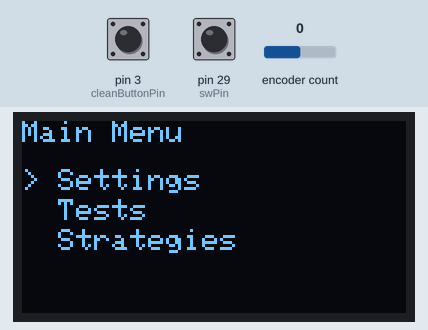
Recording of a sketch running on a simulated Arduino Mega 2560, built with avr-gcc and run on an emulated ATmega2560. Parts: 128×64 one-colour display. The inputs (shaded band) are chosen by the test bench; at power-on: pin 29 (swPin) HIGH, encoder count 0, pin 3 (cleanButtonPin) HIGH.

Above: at 3.7 s.
3.8 s: pin 29 (swPin) pulled LOW for 1 s
At 6.0 s:
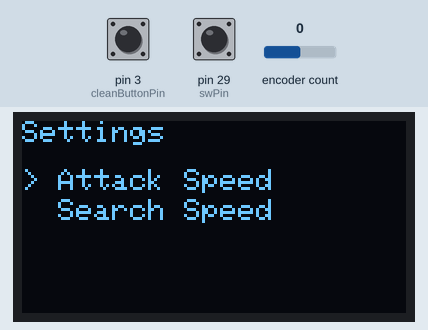
6.9 s: encoder count set to -1
At 7.3 s:
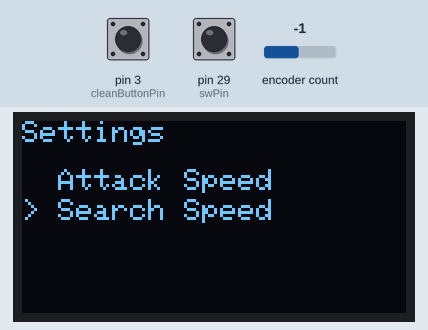
8.4 s: pin 29 (swPin) pulled LOW for 0.15 s
At 9.6 s:
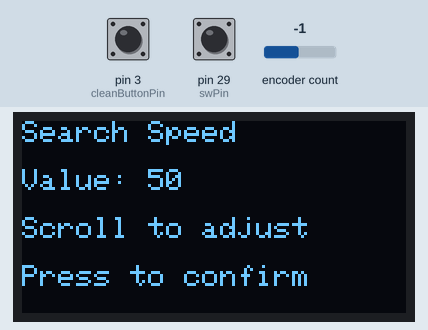
10.0 s: pin 29 (swPin) pulled LOW for 0.15 s
At 10.8 s:
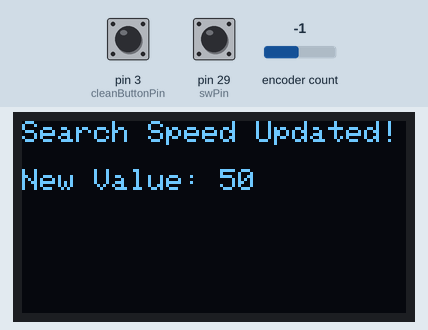
12.5 s: pin 3 (cleanButtonPin) pulled LOW for 0.15 s
At 13.7 s:
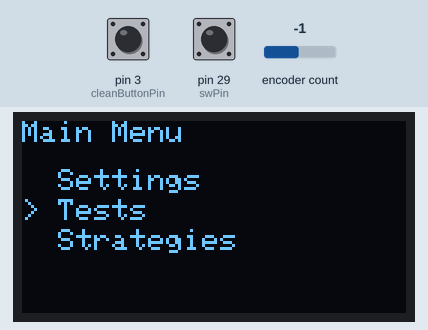
14.1 s: encoder count set to 0
At 15.1 s:
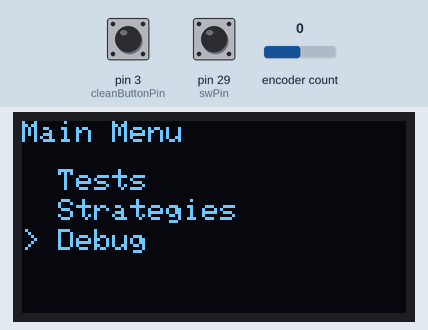
Timing chart, 0 to 16.6 s (numbered marks = the images above; inputs shaded):
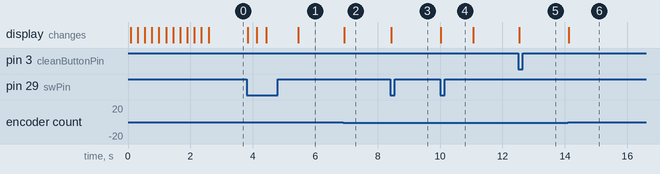

The sketch:

cod_oled_encoder.ino
```cpp
#include "Pins.h"
#include "Rotary.h"
#include "Screen.h"
#include "MenuSystem.h"

void setup() {
    setupRotary();     // Initialize rotary encoder
    setupScreen();     // Initialize OLED screen
    setupMenu();       // Initialize menu system
}

void loop() {
    handleRotary();    // Read rotary encoder input
    updateMenu();      // Update the menu based on encoder position

    // Check for button press
    if (encoderClick) {
        handleMenuClick(); // Navigate into the selected submenu
    }
}
```

menuSystem.cpp
```cpp
#include "MenuSystem.h"
#include "Screen.h"
#include "Rotary.h"
#include "Pins.h"


#define BLACK 0
#define WHITE 1

// Menu States
enum MenuState {
  MAIN_MENU,
  SETTINGS_MENU,
  TEST_MENU,
  STRATEGIES_MENU,
  DEBUG_MENU,
  BATTLE_MODE,
  ADJUST_ATTACK_SPEED,
  ADJUST_SEARCH_SPEED,
  WELCOME_SCREEN
};

MenuState currentState = WELCOME_SCREEN;

// Menu Items
const char *mainMenu[] = {"Settings", "Tests", "Strategies", "Debug", "Battle Mode"};
const int mainMenuSize = 5;

const char *settingsMenu[] = {"Attack Speed", "Search Speed"};
const int settingsMenuSize = 2;

// Variables for adjustments
int attackSpeed = 50; // Default Attack Speed
int searchSpeed = 50; // Default Search Speed
int selectedItem = 0; // Tracks selected menu item
int visibleStartIndex = 0; // Tracks the start index for scrolling
int tempValue = 0; // Temporary value for adjustment


unsigned long lastInteractionTime = 0;
const unsigned long interactionDebounce = 300;

// Function Declarations
void displayWelcomeScreen();
void displayProgressBar(int progress);
void displayMainMenu();
void displaySettingsMenu();
void displayTestMenu();
void displayStrategiesMenu();
void displayDebugMenu();
void displayBattleModeMenu();
void displayAdjustMenu(const char *label, int value);
void displayConfirmation(const char *label, int value);
void handleMenuClick();
void handleBackButton();
void updateMenu();

void setupMenu() {
  pinMode(cleanButtonPin, INPUT_PULLUP); // Back button
  displayWelcomeScreen(); // Start at the welcome screen
}

void displayWelcomeScreen() {
  display.clearDisplay();
  display.setCursor(20, 0);
  display.setTextSize(2); // Larger text for the title
  display.println("Mark");

  display.setTextSize(1);
  display.setCursor(0, 32);
  display.println("Setting up files...");

  for (int i = 0; i <= 100; i += 10) {
    displayProgressBar(i);
    delay(200); // Simulate setup delay
  }

  currentState = MAIN_MENU; // Transition to the main menu after setup
  displayMainMenu();
}

void displayProgressBar(int progress) {
  display.fillRect(0, 48, 128, 8, BLACK); // Clear the progress bar area
  display.drawRect(0, 48, 128, 8, WHITE); // Draw the border of the progress bar
  display.fillRect(2, 50, (progress * 124) / 100, 4, WHITE); // Fill the progress
  display.display();
}

void displayMainMenu() {
  display.clearDisplay();
  display.setCursor(0, 0);
  display.println("Main Menu");

  for (int i = 0; i < 3 && (visibleStartIndex + i) < mainMenuSize; i++) { // Show up to 3 items
    display.setCursor(0, 16 + i * 10);
    display.print((selectedItem == (visibleStartIndex + i)) ? "> " : "  ");
    display.println(mainMenu[visibleStartIndex + i]);
  }

  display.display();
}

void displaySettingsMenu() {
  display.clearDisplay();
  display.setCursor(0, 0);
  display.println("Settings");
  for (int i = 0; i < settingsMenuSize; i++) {
    display.setCursor(0, 16 + i * 10);
    display.print((selectedItem == i) ? "> " : "  ");
    display.println(settingsMenu[i]);
  }
  display.display();
}

void displayTestMenu() {
  display.clearDisplay();
  display.setCursor(0, 0);
  display.println("Tests Menu");
  display.setCursor(0, 16);
  display.println("Placeholder for Tests");
  display.display();
}

void displayStrategiesMenu() {
  display.clearDisplay();
  display.setCursor(0, 0);
  display.println("Strategies Menu");
  display.setCursor(0, 16);
  display.println("Placeholder for Strategies");
  display.display();
}

void displayDebugMenu() {
  display.clearDisplay();
  display.setCursor(0, 0);
  display.println("Debug Menu");
  display.setCursor(0, 16);
  display.println("Placeholder for Debug");
  display.display();
}

void displayBattleModeMenu() {
  display.clearDisplay();
  display.setCursor(0, 0);
  display.println("Battle Mode");
  display.setCursor(0, 16);
  display.println("Placeholder for Battle Mode");
  display.display();
}

void displayAdjustMenu(const char *label, int value) {
  display.clearDisplay();
  display.setCursor(0, 0);
  display.println(label);
  display.setCursor(0, 16);
  display.print("Value: ");
  display.println(value);
  display.setCursor(0, 32);
  display.println("Scroll to adjust");
  display.setCursor(0, 48);
  display.println("Press to confirm");
  display.display();
}

void displayConfirmation(const char *label, int value) {
  display.clearDisplay();
  display.setCursor(0, 0);
  display.print(label);
  display.println(" Updated!");
  display.setCursor(0, 16);
  display.print("New Value: ");
  display.println(value);
  display.display();
  delay(1000);
}

void handleMenuClick() {
    unsigned long currentTime = millis();
    if (currentTime - lastInteractionTime < interactionDebounce) return;
    lastInteractionTime = currentTime;

    if (currentState == MAIN_MENU) {
        // Handle Main Menu navigation
        switch (selectedItem) {
            case 0: currentState = SETTINGS_MENU; displaySettingsMenu(); break;
            case 1: currentState = TEST_MENU; displayTestMenu(); break;
            case 2: currentState = STRATEGIES_MENU; displayStrategiesMenu(); break;
            case 3: currentState = DEBUG_MENU; displayDebugMenu(); break;
            case 4: currentState = BATTLE_MODE; displayBattleModeMenu(); break;
        }
    } else if (currentState == SETTINGS_MENU) {
        // Handle Settings Menu navigation
        if (selectedItem == 0) {
            currentState = ADJUST_ATTACK_SPEED;
            tempValue = attackSpeed; // Start adjustment with current value
            displayAdjustMenu("Attack Speed", tempValue);
        } else if (selectedItem == 1) {
            currentState = ADJUST_SEARCH_SPEED;
            tempValue = searchSpeed; // Start adjustment with current value
            displayAdjustMenu("Search Speed", tempValue);
        }
    } else if (currentState == ADJUST_ATTACK_SPEED || currentState == ADJUST_SEARCH_SPEED) {
        // Confirm value adjustment
        if (currentState == ADJUST_ATTACK_SPEED) {
            attackSpeed = tempValue;
            displayConfirmation("Attack Speed", attackSpeed);
        } else if (currentState == ADJUST_SEARCH_SPEED) {
            searchSpeed = tempValue;
            displayConfirmation("Search Speed", searchSpeed);
        }
        // Return to Settings Menu
        currentState = SETTINGS_MENU;
        displaySettingsMenu();
    }
}


void handleBackButton() {
  unsigned long currentTime = millis();
  if (currentTime - lastInteractionTime < interactionDebounce) return;
  lastInteractionTime = currentTime;

  switch (currentState) {
    case SETTINGS_MENU:
    case TEST_MENU:
    case STRATEGIES_MENU:
    case DEBUG_MENU:
    case BATTLE_MODE:
      currentState = MAIN_MENU;
      displayMainMenu();
      break;
    case ADJUST_ATTACK_SPEED:
    case ADJUST_SEARCH_SPEED:
      currentState = SETTINGS_MENU;
      displaySettingsMenu();
      break;
    case MAIN_MENU:
    case WELCOME_SCREEN:
      break; // No action
  }
}

void updateMenu() {
  static long lastPosition = 0;

  if (encoderPosition != lastPosition) {
    int delta = encoderPosition - lastPosition;
    lastPosition = encoderPosition;

    int currentMenuSize = (currentState == MAIN_MENU) ? mainMenuSize : settingsMenuSize;

    if (currentState == MAIN_MENU || currentState == SETTINGS_MENU) {
      selectedItem += delta;
      if (selectedItem < 0) selectedItem = currentMenuSize - 1;  // Wrap around to the last item
      if (selectedItem >= currentMenuSize) selectedItem = 0;     // Wrap around to the first item

      if (selectedItem < visibleStartIndex) visibleStartIndex = selectedItem;
      if (selectedItem >= visibleStartIndex + 3) visibleStartIndex = selectedItem - 2;

      if (currentState == MAIN_MENU) {
        displayMainMenu();
      } else if (currentState == SETTINGS_MENU) {
        displaySettingsMenu();
      }
    } else if (currentState == ADJUST_ATTACK_SPEED || currentState == ADJUST_SEARCH_SPEED) {
      tempValue += delta * 5;
      if (tempValue < 0) tempValue = 0;
      if (tempValue > 100) tempValue = 100;

      if (currentState == ADJUST_ATTACK_SPEED) {
        displayAdjustMenu("Attack Speed", tempValue);
      } else if (currentState == ADJUST_SEARCH_SPEED) {
        displayAdjustMenu("Search Speed", tempValue);
      }
    }
  }

  if (digitalRead(cleanButtonPin) == LOW) {
    handleBackButton();
  }
}
```

menuSystem.h
```cpp
#ifndef MENU_SYSTEM_H
#define MENU_SYSTEM_H

#include <Arduino.h>

// Function Declarations
void setupMenu();
void updateMenu();
void displayMainMenu();
void handleMenuClick();
void displaySettingsMenu();
void displayTestMenu();

#endif // MENU_SYSTEM_H
```

rotary.cpp
```cpp
#include "Rotary.h"
#include "Pins.h"

Encoder myEnc(clkPin, dtPin);
volatile long encoderPosition = 0;
volatile bool encoderClick = false;

void setupRotary() {
    pinMode(clkPin, INPUT_PULLUP);
    pinMode(dtPin, INPUT_PULLUP);
    pinMode(swPin, INPUT_PULLUP); // Configure the button pin
    encoderPosition = myEnc.read() / 2; // Initialize position scaling
}

void handleRotary() {
    static long lastPosition = 0;

    // Read the encoder position
    long currentPosition = myEnc.read() / 2; // Adjust for 2 steps per detent
    if (currentPosition != lastPosition) {
        encoderPosition = currentPosition;
        lastPosition = currentPosition;
    }

    // Read the button state
    encoderClick = (digitalRead(swPin) == LOW);
}
```

rotary.h
```cpp
#ifndef ROTARY_H
#define ROTARY_H

#include <Encoder.h>

// Encoder Object
extern Encoder myEnc;

// Rotary Encoder Functions
void setupRotary();
void handleRotary();

extern volatile long encoderPosition; // Tracks the encoder position
extern volatile bool encoderClick;    // Tracks encoder button state

#endif // ROTARY_H
```

screen.cpp
```cpp
#include "Screen.h"

// Define the display object
Adafruit_SH1106G display(SCREEN_WIDTH, SCREEN_HEIGHT, &Wire, OLED_RESET);

void setupScreen() {
    if (!display.begin(I2C_ADDRESS, OLED_RESET)) {
        for (;;) {} // Halt if the display fails to initialize
    }
    display.clearDisplay();
    display.setTextSize(1);
    display.setTextColor(SH110X_WHITE);
    display.display();
}
```

screen.h
```cpp
#ifndef SCREEN_H
#define SCREEN_H

#include <Adafruit_SH110X.h>

// OLED Configuration
#define SCREEN_WIDTH 128
#define SCREEN_HEIGHT 64
#define OLED_RESET -1
#define I2C_ADDRESS 0x3D

// Declare the display object as extern
extern Adafruit_SH1106G display;

void setupScreen();

#endif // SCREEN_H
```

pins.cpp
```cpp
#include "Pins.h"
#include <Arduino.h>

void setupPins() {
  // Rotary Encoder Pins
  pinMode(clkPin, INPUT);
  pinMode(dtPin, INPUT);
  pinMode(swPin, INPUT_PULLUP); // Pull-up for active-low button

  // RGB LED Pins
  pinMode(redPin, OUTPUT);
  pinMode(greenPin, OUTPUT);
  pinMode(bluePin, OUTPUT);

  // Set LEDs off initially
  analogWrite(redPin, 0);
  analogWrite(greenPin, 0);
  analogWrite(bluePin, 0);

  // Start/Stop Module Pin
  pinMode(startStopPin, INPUT);

  // Clean Button Pin
  pinMode(cleanButtonPin, INPUT_PULLUP);
}
```

pins.h
```cpp
#ifndef PINS_H
#define PINS_H
#include <Arduino.h>
// OLED Screen Configuration
#define SCREEN_WIDTH 128
#define SCREEN_HEIGHT 64
#define OLED_RESET -1
#define I2C_ADDRESS 0x3D

// RGB LED Pins
const int redPin = 34;
const int greenPin = 33;
const int bluePin = 35;

// Rotary Encoder Pins
const int clkPin = 2;  // Rotary encoder CLK pin
const int dtPin = 32;  // Rotary encoder DT pin
const int swPin = 29;  // Rotary encoder button pin

// Start/Stop Module Pin
const int startStopPin = 36;

// Clean Button Pin
const int cleanButtonPin = 3; // Button for cleaning wheels (active-low)

// Sensor Pins
const int edgeSensorPin1 = A0; // Edge sensor 1 pin
const int edgeSensorPin2 = A1; // Edge sensor 2 pin
const int opponentSensorPin = A2; // Opponent sensor pin

#endif // PINS_H
```

Measured:
- after the input at 3.8 s, the display: changes at once (image 1)
- after the input at 6.9 s, the display: changes at once (image 2)
- after the input at 8.4 s, the display: changes at once (image 3)
- after the input at 10.0 s, the display: changes at once (image 4)
- after the input at 12.5 s, the display: changes at once (image 5)
- after the input at 14.1 s, the display: changes at once (image 6)
